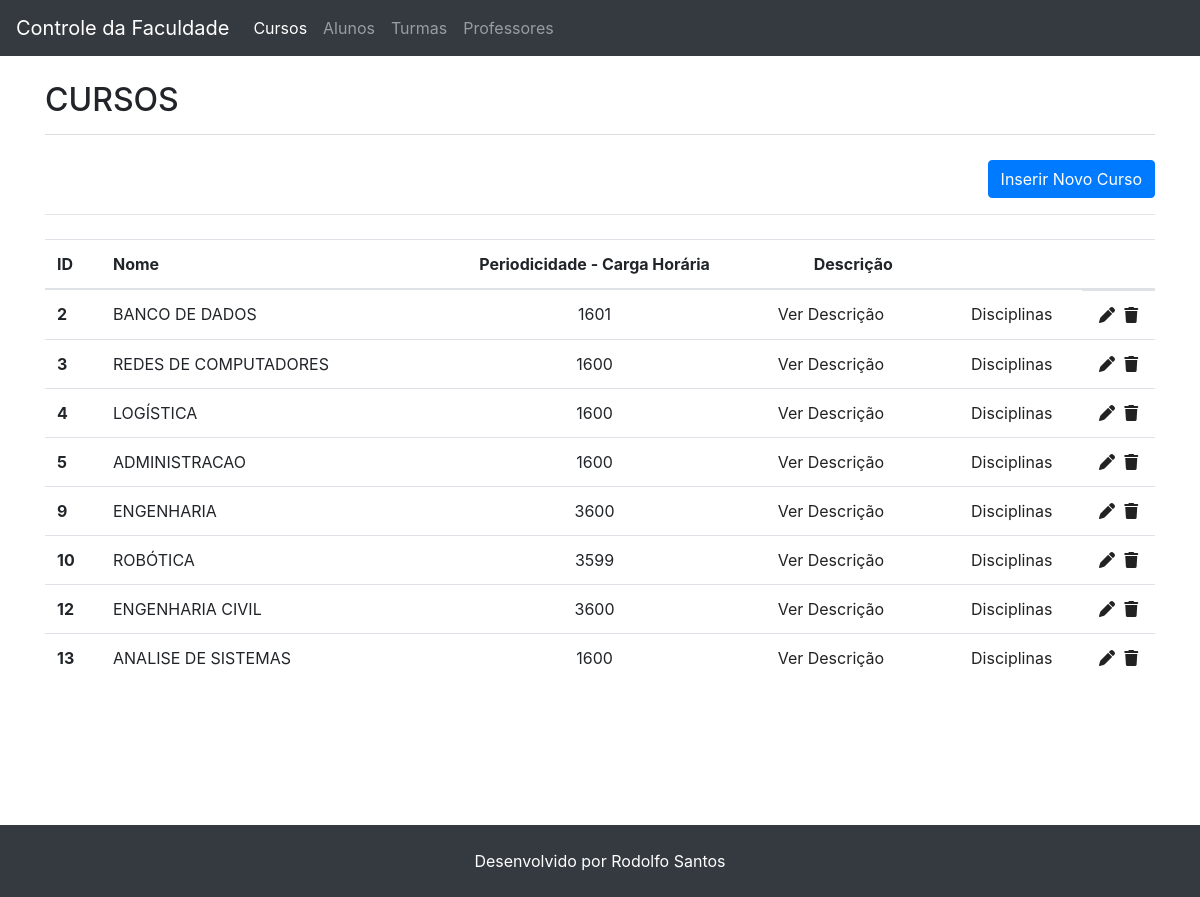
The app's page /index.php?pagina=cursos with its own data.
### tables this page shows
CREATE TABLE `cursos` (
  `ID_CURSO` int(11) NOT NULL,
  `NOME_CURSO` varchar(255) NOT NULL,
  `CARGA_HORARIA` int(11) NOT NULL,
  `DESCRICAO` text NOT NULL
);

### index.php (called while the page is built)
<?php
include 'db.php';
include 'header.php';
include 'router/routes.php';
include 'footer.php';

### db.php (called while the page is built, shortened)
<?php
$servidor = "localhost";
$usuario = "root";
$senha = "";
$db = "programacao_web";
$conexao = mysqli_connect($servidor, $usuario, $senha, $db);
$query = "SELECT * FROM CURSOS";
$consulta_cursos = mysqli_query($conexao, $query);

### views/cursos.php (the view, shortened to what this page needs)
<h1>Cursos</h1>
<div class="row">
  <div class="col-12 d-flex justify-content-end">
  <button class="btn btn-primary" type="button" data-toggle="collapse" data-target="#inserir_curso" aria-expanded="false" aria-controls="inserir_curso">
    Inserir Novo Curso
  </button>
  </div>
</div>
<hr>
<table class="table table-hover mt-4">
  <thead>
    <tr>
      <th scope="col">ID</th>
      <th scope="col">Nome</th>
      <th scope="col" class="text-center">Periodicidade - Carga Horária</th>
      <th scope="col" class="text-center">Descrição</th>
      <th scope="col" class="text-center"></th>
      <th scope="col" class="text-center"></th>
    </tr>
  </thead>
  <tbody>
    <?php
      while($linha = mysqli_fetch_array($consulta_cursos)) {
        $ID_CURSO = $linha["ID_CURSO"];
        $NOME_CURSO = $linha["NOME_CURSO"];
        $NOME_CURSO = str_replace(" ", "%20", $NOME_CURSO);
        $LINK = "/?pagina=disciplinas&id_curso=$ID_CURSO&nome_curso=$NOME_CURSO";
        echo "<tr>";
        echo "<th>".$linha["ID_CURSO"]."</th>";
        echo "<td>".$linha["NOME_CURSO"]."</td>";
        echo "<td class='text-center'>".$linha["CARGA_HORARIA"]."</td>";
        echo "<td><a data-toggle='modal' data-target='.curso-$ID_CURSO' class='cursor-pointer'>Ver Descrição</a></td>";
        echo "<td class='text-center'> <a href='$LINK'> Disciplinas </a></td>";
        echo "<td class='d-flex justify-content-around'>
                <a href='?pagina=curso_edit&id_curso=$ID_CURSO'>
                  <i class='fas fa-pen cursor-pointer edit'></i>
                </a>
                <a href='services/delete/curso.php?curso=$ID_CURSO'>
                 <i class='fas fa-trash cursor-pointer delete'></i>
                </a>
              </td>";
        echo "<tr>";
      }
    ?>
  </tbody>
</table>

### header.php (shortened to what this page needs)
<!DOCTYPE html>
<html lang="pt-br">
<head>
  <link rel="stylesheet" href="https://cdn.jsdelivr.net/npm/bootstrap@4.5.3/dist/css/bootstrap.min.css">
  <link rel="stylesheet" href="assets/custom.css">
</head>
<body>
<nav class="navbar navbar-expand-lg navbar-dark bg-dark">
  <a class="navbar-brand" href="/">Controle da Faculdade</a>
  <div class="collapse navbar-collapse" id="navbarSupportedContent">
    <ul class="navbar-nav mr-auto">
      <li class="nav-item">
        <a class="nav-link" href="?pagina=cursos" id="nav-cursos">Cursos</a>
      </li>
      <li class="nav-item">
        <a class="nav-link" href="?pagina=alunos" id="nav-alunos">Alunos</a>
      </li>
      <li class="nav-item">
        <a class="nav-link" href="?pagina=turmas" id="nav-turmas">Turmas</a>
      </li>
      <li class="nav-item">
        <a class="nav-link" href="?pagina=professores" id="nav-professores">Professores</a>
      </li>
    </ul>
  </div>
</nav>
<main class="container">

### router/routes.php (shortened to what this page needs)
<?php
@$pagina = $_GET['pagina'];
switch ($pagina) {
  case 'cursos': include 'views/cursos.php'; break;
}

### footer.php (shortened to what this page needs)
</main>
<footer class="d-flex postion justify-content-center align-items-center p-4 bg-dark text-white mt-4">
    Desenvolvido por Rodolfo Santos
</footer>
</body>
</html>

### assets/custom.css (style rules this page uses)
main { min-height: 90vh; }
.cursor-pointer { cursor: pointer; }
.delete, .edit { transition: .5s; }
a { color: #222; }
h1 { text-transform: uppercase; margin-top: 25px; margin-bottom: 25px; padding-bottom: 15px; font-size: 2em; border-bottom: 1px solid #ddd; }

### records on screen
cursos: ID_CURSO "2", NOME_CURSO "BANCO DE DADOS", CARGA_HORARIA "1601"
cursos: ID_CURSO "3", NOME_CURSO "REDES DE COMPUTADORES", CARGA_HORARIA "1600"
cursos: ID_CURSO "4", NOME_CURSO "LOGÍSTICA", CARGA_HORARIA "1600"
cursos: ID_CURSO "5", NOME_CURSO "ADMINISTRACAO", CARGA_HORARIA "1600"
cursos: ID_CURSO "9", NOME_CURSO "ENGENHARIA", CARGA_HORARIA "3600"
cursos: ID_CURSO "10", NOME_CURSO "ROBÓTICA", CARGA_HORARIA "3599"
cursos: ID_CURSO "12", NOME_CURSO "ENGENHARIA CIVIL", CARGA_HORARIA "3600"
cursos: ID_CURSO "13", NOME_CURSO "ANALISE DE SISTEMAS", CARGA_HORARIA "1600"
